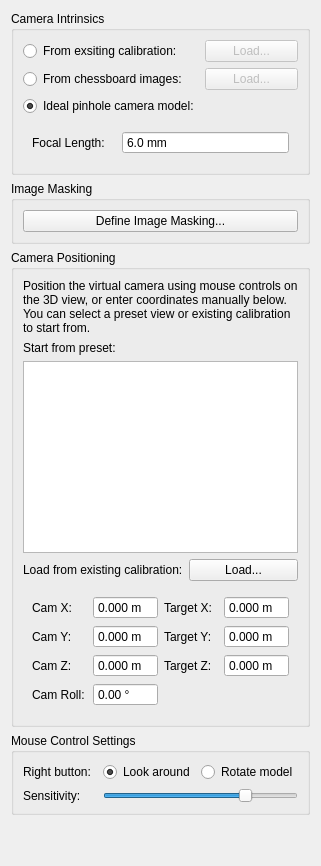
      <widget class="QWidget" name="views_tab">
       <attribute name="title">
        <string>Alignment Calibration</string>
       </attribute>
       <layout class="QVBoxLayout" name="verticalLayout_2">
        <item>
         <widget class="QGroupBox" name="groupBox_3">
          <property name="sizePolicy">
           <sizepolicy hsizetype="Minimum" vsizetype="Preferred">
            <horstretch>0</horstretch>
            <verstretch>0</verstretch>
           </sizepolicy>
          </property>
          <property name="title">
           <string>Camera Intrinsics</string>
          </property>
          <layout class="QGridLayout" name="gridLayout_6">
           <property name="sizeConstraint">
            <enum>QLayout::SetMinimumSize</enum>
           </property>
           <item row="1" column="0">
            <widget class="QRadioButton" name="chessboard_intrinsics">
             <property name="text">
              <string>From chessboard images:</string>
             </property>
            </widget>
           </item>
           <item row="0" column="0">
            <widget class="QRadioButton" name="calcam_intrinsics">
             <property name="text">
              <string>From exsiting calibration:</string>
             </property>
            </widget>
           </item>
           <item row="3" column="0">
            <widget class="QRadioButton" name="pinhole_intrinsics">
             <property name="text">
              <string>Ideal pinhole camera model:</string>
             </property>
             <property name="checked">
              <bool>true</bool>
             </property>
            </widget>
           </item>
           <item row="1" column="1">
            <widget class="QPushButton" name="load_chessboard_button">
             <property name="enabled">
              <bool>false</bool>
             </property>
             <property name="sizePolicy">
              <sizepolicy hsizetype="MinimumExpanding" vsizetype="Fixed">
               <horstretch>0</horstretch>
               <verstretch>0</verstretch>
              </sizepolicy>
             </property>
             <property name="text">
              <string>Load...</string>
             </property>
            </widget>
           </item>
           <item row="4" column="0" colspan="2">
            <widget class="QFrame" name="frame">
             <property name="minimumSize">
              <size>
               <width>0</width>
               <height>0</height>
              </size>
             </property>
             <property name="frameShape">
              <enum>QFrame::NoFrame</enum>
             </property>
             <property name="frameShadow">
              <enum>QFrame::Raised</enum>
             </property>
             <layout class="QGridLayout" name="gridLayout_5">
              <item row="0" column="2" colspan="2">
               <widget class="QDoubleSpinBox" name="focal_length_box">
                <property name="buttonSymbols">
                 <enum>QAbstractSpinBox::NoButtons</enum>
                </property>
                <property name="suffix">
                 <string> mm</string>
                </property>
                <property name="decimals">
                 <number>1</number>
                </property>
                <property name="minimum">
                 <double>0.500000000000000</double>
                </property>
                <property name="maximum">
                 <double>5000.000000000000000</double>
                </property>
                <property name="singleStep">
                 <double>0.100000000000000</double>
                </property>
                <property name="value">
                 <double>6.000000000000000</double>
                </property>
               </widget>
              </item>
              <item row="0" column="0">
               <widget class="QLabel" name="label_3">
                <property name="text">
                 <string>Focal Length:</string>
                </property>
               </widget>
              </item>
             </layout>
            </widget>
           </item>
           <item row="0" column="1">
            <widget class="QPushButton" name="load_intrinsics_button">
             <property name="enabled">
              <bool>false</bool>
             </property>
             <property name="text">
              <string>Load...</string>
             </property>
            </widget>
           </item>
          </layout>
         </widget>
        </item>
        <item>
         <widget class="QGroupBox" name="groupBox">
          <property name="title">
           <string>Image Masking</string>
          </property>
          <layout class="QVBoxLayout" name="verticalLayout_3">
           <item>
            <widget class="QPushButton" name="image_mask_button">
             <property name="text">
              <string>Define Image Masking...</string>
             </property>
            </widget>
           </item>
          </layout>
         </widget>
        </item>
        <item>
         <widget class="QGroupBox" name="groupBox_4">
          <property name="sizePolicy">
           <sizepolicy hsizetype="Minimum" vsizetype="Preferred">
            <horstretch>0</horstretch>
            <verstretch>0</verstretch>
           </sizepolicy>
          </property>
          <property name="title">
           <string>Camera Positioning</string>
          </property>
          <layout class="QGridLayout" name="gridLayout_7">
           <item row="2" column="0" colspan="2">
            <widget class="QTreeWidget" name="viewlist">
             <property name="sizePolicy">
              <sizepolicy hsizetype="Minimum" vsizetype="Expanding">
               <horstretch>0</horstretch>
               <verstretch>0</verstretch>
              </sizepolicy>
             </property>
             <attribute name="headerVisible">
              <bool>false</bool>
             </attribute>
             <column>
              <property name="text">
               <string notr="true">1</string>
              </property>
             </column>
            </widget>
           </item>
           <item row="3" column="1">
            <widget class="QPushButton" name="load_extrinsics_button">
             <property name="sizePolicy">
              <sizepolicy hsizetype="MinimumExpanding" vsizetype="Fixed">
               <horstretch>0</horstretch>
               <verstretch>0</verstretch>
              </sizepolicy>
             </property>
             <property name="text">
              <string>Load...</string>
             </property>
            </widget>
           </item>
           <item row="3" column="0">
            <widget class="QLabel" name="label_4">
             <property name="sizePolicy">
              <sizepolicy hsizetype="Minimum" vsizetype="Preferred">
               <horstretch>0</horstretch>
               <verstretch>0</verstretch>
              </sizepolicy>
             </property>
             <property name="text">
              <string>Load from existing calibration:</string>
             </property>
            </widget>
           </item>
           <item row="1" column="0">
            <widget class="QLabel" name="label_15">
             <property name="sizePolicy">
              <sizepolicy hsizetype="Minimum" vsizetype="Preferred">
               <horstretch>0</horstretch>
               <verstretch>0</verstretch>
              </sizepolicy>
             </property>
             <property name="text">
              <string>Start from preset:</string>
             </property>
            </widget>
           </item>
           <item row="5" column="0" colspan="2">
            <widget class="QFrame" name="viewinfoframe">
             <property name="sizePolicy">
              <sizepolicy hsizetype="Preferred" vsizetype="Preferred">
               <horstretch>0</horstretch>
               <verstretch>0</verstretch>
              </sizepolicy>
             </property>
             <property name="frameShape">
              <enum>QFrame::NoFrame</enum>
             </property>
             <property name="frameShadow">
              <enum>QFrame::Raised</enum>
             </property>
             <layout class="QGridLayout" name="gridLayout_3">
              <item row="1" column="2">
               <widget class="QLabel" name="label_9">
                <property name="text">
                 <string>Target Y:</string>
                </property>
               </widget>
              </item>
              <item row="0" column="1">
               <widget class="QDoubleSpinBox" name="camX">
                <property name="sizePolicy">
                 <sizepolicy hsizetype="Minimum" vsizetype="Fixed">
                  <horstretch>0</horstretch>
                  <verstretch>0</verstretch>
                 </sizepolicy>
                </property>
                <property name="maximumSize">
                 <size>
                  <width>16777215</width>
                  <height>16777215</height>
                 </size>
                </property>
                <property name="buttonSymbols">
                 <enum>QAbstractSpinBox::NoButtons</enum>
                </property>
                <property name="keyboardTracking">
                 <bool>false</bool>
                </property>
                <property name="suffix">
                 <string> m</string>
                </property>
                <property name="decimals">
                 <number>3</number>
                </property>
                <property name="minimum">
                 <double>-99.900000000000006</double>
                </property>
                <property name="singleStep">
                 <double>0.001000000000000</double>
                </property>
               </widget>
              </item>
              <item row="1" column="3">
               <widget class="QDoubleSpinBox" name="tarY">
                <property name="maximumSize">
                 <size>
                  <width>16777215</width>
                  <height>16777215</height>
                 </size>
                </property>
                <property name="buttonSymbols">
                 <enum>QAbstractSpinBox::NoButtons</enum>
                </property>
                <property name="keyboardTracking">
                 <bool>false</bool>
                </property>
                <property name="suffix">
                 <string> m</string>
                </property>
                <property name="decimals">
                 <number>3</number>
                </property>
                <property name="minimum">
                 <double>-99.900000000000006</double>
                </property>
                <property name="singleStep">
                 <double>0.001000000000000</double>
                </property>
               </widget>
              </item>
              <item row="0" column="3">
               <widget class="QDoubleSpinBox" name="tarX">
                <property name="maximumSize">
                 <size>
                  <width>16777215</width>
                  <height>16777215</height>
                 </size>
                </property>
                <property name="buttonSymbols">
                 <enum>QAbstractSpinBox::NoButtons</enum>
                </property>
                <property name="keyboardTracking">
                 <bool>false</bool>
                </property>
                <property name="suffix">
                 <string> m</string>
                </property>
                <property name="decimals">
                 <number>3</number>
                </property>
                <property name="minimum">
                 <double>-99.900000000000006</double>
                </property>
                <property name="singleStep">
                 <double>0.001000000000000</double>
                </property>
               </widget>
              </item>
              <item row="1" column="0">
               <widget class="QLabel" name="label_7">
                <property name="text">
                 <string>Cam Y:</string>
                </property>
               </widget>
              </item>
              <item row="2" column="0">
               <widget class="QLabel" name="label_10">
                <property name="text">
                 <string>Cam Z:</string>
                </property>
               </widget>
              </item>
              <item row="1" column="1">
               <widget class="QDoubleSpinBox" name="camY">
                <property name="maximumSize">
                 <size>
                  <width>16777215</width>
                  <height>16777215</height>
                 </size>
                </property>
                <property name="buttonSymbols">
                 <enum>QAbstractSpinBox::NoButtons</enum>
                </property>
                <property name="keyboardTracking">
                 <bool>false</bool>
                </property>
                <property name="suffix">
                 <string> m</string>
                </property>
                <property name="decimals">
                 <number>3</number>
                </property>
                <property name="minimum">
                 <double>-99.900000000000006</double>
                </property>
                <property name="singleStep">
                 <double>0.001000000000000</double>
                </property>
               </widget>
              </item>
              <item row="2" column="3">
               <widget class="QDoubleSpinBox" name="tarZ">
                <property name="maximumSize">
                 <size>
                  <width>16777215</width>
                  <height>16777215</height>
                 </size>
                </property>
                <property name="buttonSymbols">
                 <enum>QAbstractSpinBox::NoButtons</enum>
                </property>
                <property name="keyboardTracking">
                 <bool>false</bool>
                </property>
                <property name="suffix">
                 <string> m</string>
                </property>
                <property name="decimals">
                 <number>3</number>
                </property>
                <property name="minimum">
                 <double>-99.900000000000006</double>
                </property>
                <property name="singleStep">
                 <double>0.001000000000000</double>
                </property>
               </widget>
              </item>
              <item row="2" column="2">
               <widget class="QLabel" name="label_11">
                <property name="text">
                 <string>Target Z:</string>
                </property>
               </widget>
              </item>
              <item row="0" column="2">
               <widget class="QLabel" name="label_8">
                <property name="text">
                 <string>Target X:</string>
                </property>
               </widget>
              </item>
              <item row="2" column="1">
               <widget class="QDoubleSpinBox" name="camZ">
                <property name="maximumSize">
                 <size>
                  <width>16777215</width>
                  <height>16777215</height>
                 </size>
                </property>
                <property name="buttonSymbols">
                 <enum>QAbstractSpinBox::NoButtons</enum>
                </property>
                <property name="keyboardTracking">
                 <bool>false</bool>
                </property>
                <property name="suffix">
                 <string> m</string>
                </property>
                <property name="decimals">
                 <number>3</number>
                </property>
                <property name="minimum">
                 <double>-99.900000000000006</double>
                </property>
                <property name="singleStep">
                 <double>0.001000000000000</double>
                </property>
               </widget>
              </item>
              <item row="0" column="0">
               <widget class="QLabel" name="label_5">
                <property name="text">
                 <string>Cam X:</string>
                </property>
               </widget>
              </item>
              <item row="3" column="0">
               <widget class="QLabel" name="label_2">
                <property name="text">
                 <string>Cam Roll:</string>
                </property>
               </widget>
              </item>
              <item row="3" column="1">
               <widget class="QDoubleSpinBox" name="cam_roll">
                <property name="maximumSize">
                 <size>
                  <width>16777215</width>
                  <height>16777215</height>
                 </size>
                </property>
                <property name="buttonSymbols">
                 <enum>QAbstractSpinBox::NoButtons</enum>
                </property>
                <property name="keyboardTracking">
                 <bool>false</bool>
                </property>
                <property name="suffix">
                 <string> °</string>
                </property>
                <property name="minimum">
                 <double>-180.000000000000000</double>
                </property>
                <property name="maximum">
                 <double>180.000000000000000</double>
                </property>
                <property name="singleStep">
                 <double>0.010000000000000</double>
                </property>
               </widget>
              </item>
             </layout>
            </widget>
           </item>
           <item row="0" column="0" colspan="2">
            <widget class="QLabel" name="label_12">
             <property name="sizePolicy">
              <sizepolicy hsizetype="Minimum" vsizetype="Preferred">
               <horstretch>0</horstretch>
               <verstretch>0</verstretch>
              </sizepolicy>
             </property>
             <property name="text">
              <string>Position the virtual camera using mouse controls on the 3D view, or enter coordinates manually below. You can select a preset view or existing calibration to start from.</string>
             </property>
             <property name="wordWrap">
              <bool>true</bool>
             </property>
            </widget>
           </item>
          </layout>
         </widget>
        </item>
        <item>
         <widget class="QGroupBox" name="groupBox_10">
          <property name="sizePolicy">
           <sizepolicy hsizetype="Minimum" vsizetype="Preferred">
            <horstretch>0</horstretch>
            <verstretch>0</verstretch>
           </sizepolicy>
          </property>
          <property name="title">
           <string>Mouse Control Settings</string>
          </property>
          <layout class="QGridLayout" name="gridLayout_17">
           <item row="0" column="1">
            <widget class="QRadioButton" name="rmb_lookaround">
             <property name="text">
              <string>Look around</string>
             </property>
             <property name="checked">
              <bool>true</bool>
             </property>
            </widget>
           </item>
           <item row="0" column="2">
            <widget class="QRadioButton" name="rmb_rotate">
             <property name="text">
              <string>Rotate model</string>
             </property>
            </widget>
           </item>
           <item row="0" column="0">
            <widget class="QLabel" name="label_20">
             <property name="text">
              <string>Right button:</string>
             </property>
            </widget>
           </item>
           <item row="1" column="0">
            <widget class="QLabel" name="label_23">
             <property name="text">
              <string>Sensitivity:</string>
             </property>
            </widget>
           </item>
           <item row="1" column="1" colspan="2">
            <widget class="QSlider" name="control_sensitivity_slider">
             <property name="sizePolicy">
              <sizepolicy hsizetype="Minimum" vsizetype="Fixed">
               <horstretch>0</horstretch>
               <verstretch>0</verstretch>
              </sizepolicy>
             </property>
             <property name="minimum">
              <number>1</number>
             </property>
             <property name="maximum">
              <number>100</number>
             </property>
             <property name="singleStep">
              <number>1</number>
             </property>
             <property name="value">
              <number>75</number>
             </property>
             <property name="tracking">
              <bool>false</bool>
             </property>
             <property name="orientation">
              <enum>Qt::Horizontal</enum>
             </property>
            </widget>
           </item>
          </layout>
         </widget>
        </item>
        <item>
         <spacer name="verticalSpacer_3">
          <property name="orientation">
           <enum>Qt::Vertical</enum>
          </property>
          <property name="sizeHint" stdset="0">
           <size>
            <width>20</width>
            <height>40</height>
           </size>
          </property>
         </spacer>
        </item>
        <item>
         <spacer name="verticalSpacer">
          <property name="orientation">
           <enum>Qt::Vertical</enum>
          </property>
          <property name="sizeType">
           <enum>QSizePolicy::MinimumExpanding</enum>
          </property>
          <property name="sizeHint" stdset="0">
           <size>
            <width>20</width>
            <height>0</height>
           </size>
          </property>
         </spacer>
        </item>
       </layout>
      </widget>
